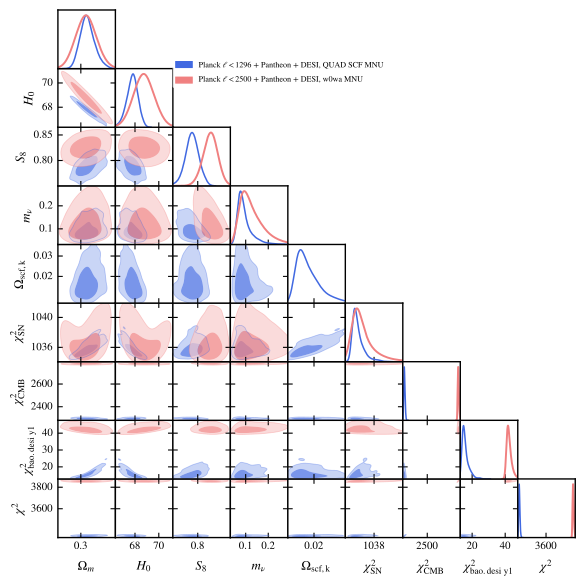

Source code (Python):
import getdist.plots as gplot
from getdist import MCSamples
from getdist import loadMCSamples
import os
import matplotlib
import subprocess
import matplotlib.pyplot as plt
import numpy as np

# GENERAL PLOT OPTIONS
matplotlib.rcParams['mathtext.fontset'] = 'stix'
matplotlib.rcParams['font.family'] = 'STIXGeneral'
matplotlib.rcParams['mathtext.rm'] = 'Bitstream Vera Sans'
matplotlib.rcParams['mathtext.it'] = 'Bitstream Vera Sans:italic'
matplotlib.rcParams['mathtext.bf'] = 'Bitstream Vera Sans:bold'
matplotlib.rcParams['xtick.bottom'] = True
matplotlib.rcParams['xtick.top'] = False
matplotlib.rcParams['ytick.right'] = False
matplotlib.rcParams['axes.edgecolor'] = 'black'
matplotlib.rcParams['axes.linewidth'] = '1.0'
matplotlib.rcParams['axes.labelsize'] = 'medium'
matplotlib.rcParams['axes.grid'] = True
matplotlib.rcParams['grid.linewidth'] = '0.0'
matplotlib.rcParams['grid.alpha'] = '0.18'
matplotlib.rcParams['grid.color'] = 'lightgray'
matplotlib.rcParams['legend.labelspacing'] = 0.77
matplotlib.rcParams['savefig.bbox'] = 'tight'
matplotlib.rcParams['savefig.format'] = 'pdf'

# ADDING NEFF AS DERIVED PARAMETER
parameter = [u'omegam2', u'H0', u'SS8',u'mnu2',u'Omega0_scf_ke',u'chi2_sn2',u'chi2_cmb2',u'chi2__bao.desi_y1',u'chi2T']
chaindir=r'./'

analysissettings={'smooth_scale_1D':0.45,'smooth_scale_2D':0.45,
'ignore_rows': u'0.45','range_confidence' : u'0.025'}

analysissettings2={'smooth_scale_1D':0.45,'smooth_scale_2D':0.45,
'ignore_rows': u'0.0','range_confidence' : u'0.025'}


root_chains = (
  'EXAMPLE_MCMC8004',
  'EXAMPLE_MCMC700'
)

# --------------------------------------------------------------------------------
samples=loadMCSamples(chaindir + root_chains[0],settings=analysissettings)
p = samples.getParams()
samples.addDerived(p.omegan+(p.omegach2+p.omegabh2)/(p.H0/100.)/(p.H0/100.),name='omegam2',label='{\\Omega_m}')
samples.addDerived(p.sigma8*np.sqrt(p.omegan+(p.omegach2+p.omegabh2)/(p.H0/100.)/(p.H0/100.))/0.5477225575,name='SS8',label='{S_8}')
samples.addDerived(p.chi2__planck_2018_lowl.TT+p.chi2__planck_2018_lowl.EE+p.chi2__planck_2018_highl_plik.TTTEEE,name='chi2_cmb2',label='{\\chi^2_{\\rm CMB}}')
samples.addDerived(p.chi2__sn.pantheon,name='chi2_sn2',label='{\\chi^2_{\\rm SN}}')
samples.addDerived(p.chi2__sn.pantheon+p.chi2__planck_2018_lowl.TT+p.chi2__planck_2018_lowl.EE+p.chi2__planck_2018_highl_plik.TTTEEE+p.chi2__bao.desi_y1,name='chi2T',label='{\\chi^2}')
samples.addDerived(p.m_ncdm,name='mnu2',label='{m_{\\nu}}')
samples.saveAsText(chaindir + '/.VM_PKIM2v2_TMP1')
# --------------------------------------------------------------------------------
samples=loadMCSamples(chaindir + root_chains[1],settings=analysissettings)
p = samples.getParams()
samples.addDerived(p.omegan+(p.omegach2+p.omegabh2)/(p.H0/100.)/(p.H0/100.),name='omegam2',label='{\\Omega_m}')#sigma8
samples.addDerived(p.sigma8*np.sqrt(p.omegan+(p.omegach2+p.omegabh2)/(p.H0/100.)/(p.H0/100.))/0.5477225575,name='SS8',label='{S_8}')
samples.addDerived(p.chi2__planck_2018_lowl.TT+p.chi2__planck_2018_lowl.EE+p.chi2__planck_2018_highl_plik.TTTEEE,name='chi2_cmb2',label='{\\chi^2_{\\rm CMB}}')
samples.addDerived(p.chi2__sn.pantheon,name='chi2_sn2',label='{\\chi^2_{\\rm SN}}')
samples.addDerived(p.chi2__sn.pantheon+p.chi2__planck_2018_lowl.TT+p.chi2__planck_2018_lowl.EE+p.chi2__planck_2018_highl_plik.TTTEEE+p.chi2__bao.desi_y1,name='chi2T',label='{\\chi^2}')
samples.addDerived(p.mnu,name='mnu2',label='{m_{\\nu}}')
samples.saveAsText(chaindir + '/.VM_PKIM2v2_TMP2')

#GET DIST PLOT SETUP
g=gplot.getSubplotPlotter(chain_dir=chaindir,
analysis_settings=analysissettings2,width_inch=6.0)
g.settings.lw_contour = 1.2
g.settings.legend_rect_border = False
g.settings.figure_legend_frame = False
g.settings.axes_fontsize = 13.5
g.settings.legend_fontsize = 11.5
g.settings.alpha_filled_add = 0.7
g.settings.lab_fontsize=15
g.legend_labels=False

param_3d = None
g.triangle_plot(['.VM_PKIM2v2_TMP1','.VM_PKIM2v2_TMP2'],parameter,
plot_3d_with_param=param_3d,line_args=[
{'lw': 1.1,'ls': 'solid', 'color':'royalblue'},
{'lw': 1.4,'ls': 'solid', 'color':'lightcoral'},
{'lw': 1.7,'ls': '-.', 'color':'grey'},
{'lw': 1.0,'ls': 'dashed', 'color':'black'},
],
contour_colors=['royalblue','lightcoral','grey','black'],
filled=[True,True,False,False,False],
legend_labels=[
  'Planck $\\ell < 1296$ + Pantheon + DESI, QUAD SCF MNU', 
  'Planck $\\ell < 2500$ + Pantheon + DESI, w0wa MNU', 
],
contour_ls=['solid', 'solid', '-.', 'dashed'],
contour_lws=[1.1, 1.4, 1.7, 1.0],
legend_loc=(0.295,0.85),
imax_shaded=0)
g.export()
